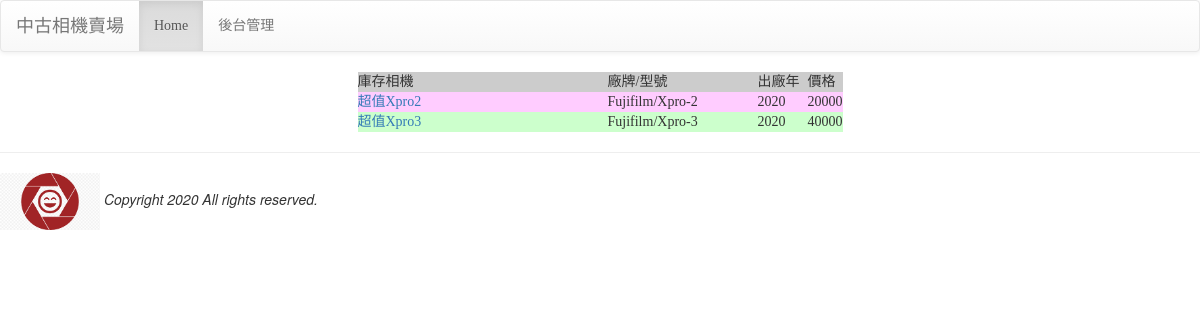
The page / on the database its author committed.
### mysite/models.py (models this page shows, shortened)
class Product(models.Model):
    pmodel = models.ForeignKey(PModel, on_delete=models.CASCADE, verbose_name='型號')
    nickname = models.CharField(max_length=15, default='超值Xpro3', verbose_name='摘要')
    description = models.TextField(default='暫無說明')
    year = models.PositiveIntegerField(default=2020, verbose_name='出廠年份')
    price = models.PositiveIntegerField(default=0, verbose_name='價格')

class PModel(models.Model):
    maker = models.ForeignKey(Maker, on_delete=models.CASCADE)
    name = models.CharField(max_length=20)
    url = models.URLField(default='https://imgur.com/TQTfGiA')  #說明此規格的網址
    def __str__(self):
        return self.name

class Maker(models.Model):
    name = models.CharField(max_length=10)
    country = models.CharField(max_length=10)

### mysite/views.py (the view)
# urls.py: path('', views.index),
def index(request):
    products = models.Product.objects.all()
    return render(request, 'index.html', locals())

### mysite/templates/index.html (shortened to what this page needs)
{% extends "base.html" %}
{% block content %}
<div class='container' align=center>
	{% for p in products %}
	{% if forloop.first %}
	<table>
	    <tr bgcolor='#cccccc'>
	        <td width=250>庫存相機</td>
	        <td width=150>廠牌/型號</td>
	        <td width=50>出廠年</td>
	        <td>價格</td></tr>
	{% endif %}
	    <tr bgcolor='{% cycle "#ffccff" "ccffcc" %}'>
	        <td><a href='{% url "detail-url" p.id %}'>{{ p.nickname }}</a></td>
	        <td>{{ p.pmodel.maker.name }}/{{ p.pmodel }}</td>
	        <td>{{ p.year  }}</td>
	        <td align=right>{{ p.price }}</td>
	    </tr>
	{% if forloop.last %}
	</table>
	{% endif %}
	{% empty %}
	<h3>目前沒有庫存的中古相機可以賣，真抱歉</h3>
	{% endfor %}
</div>
{% endblock %}

### mysite/templates/base.html (style rules this page uses)
h1, h2, h3, h4, h5, p, div { font-family: 微軟正黑體; }

### rows shown on the page
Product: shows "庫存相機", nickname "超值Xpro2", pmodel.maker.name "Fujifilm", pmodel "Xpro-2", year "2020", price "20000"
Product: nickname "超值Xpro3", pmodel.maker.name "Fujifilm", pmodel "Xpro-3", year "2020", price "40000"
